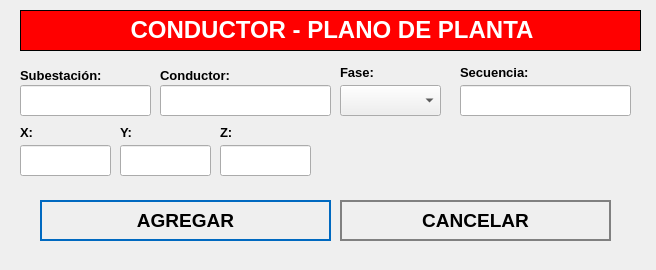
<?xml version="1.0" encoding="UTF-8"?>
<ui version="4.0">
 <class>NewBook</class>
 <widget class="QWidget" name="NewBook">
  <property name="geometry">
   <rect>
    <x>0</x>
    <y>0</y>
    <width>656</width>
    <height>270</height>
   </rect>
  </property>
  <property name="windowTitle">
   <string>Nuevo Registro</string>
  </property>
  <property name="styleSheet">
   <string notr="true">QPushButton
{	
	height: 2em;
 	border-style: solid;
	border-width: 2px;
 	border-color: grey;
	font-weight: bold;
}

QPushButton:hover
{
   	background-color:grey;
	color:white;
}</string>
  </property>
  <widget class="QLabel" name="label">
   <property name="geometry">
    <rect>
     <x>20</x>
     <y>10</y>
     <width>621</width>
     <height>41</height>
    </rect>
   </property>
   <property name="font">
    <font>
     <underline>false</underline>
    </font>
   </property>
   <property name="autoFillBackground">
    <bool>false</bool>
   </property>
   <property name="styleSheet">
    <string notr="true">background-color: red;</string>
   </property>
   <property name="frameShape">
    <enum>QFrame::Box</enum>
   </property>
   <property name="text">
    <string>&lt;html&gt;&lt;head/&gt;&lt;body&gt;&lt;p align=&quot;center&quot;&gt;&lt;span style=&quot; font-size:18pt; font-weight:600; color:#ffffff;&quot;&gt;CONDUCTOR - PLANO DE PLANTA&lt;/span&gt;&lt;/p&gt;&lt;/body&gt;&lt;/html&gt;</string>
   </property>
  </widget>
  <widget class="QPushButton" name="addButton">
   <property name="geometry">
    <rect>
     <x>40</x>
     <y>200</y>
     <width>291</width>
     <height>41</height>
    </rect>
   </property>
   <property name="font">
    <font>
     <pointsize>14</pointsize>
     <weight>75</weight>
     <bold>true</bold>
    </font>
   </property>
   <property name="cursor">
    <cursorShape>PointingHandCursor</cursorShape>
   </property>
   <property name="styleSheet">
    <string notr="true">QPushButton
{	
	height: 2em;
 	border-style: solid;
	border-width: 2px;
 	border-color: #0069c0;
	font-weight: bold;
}

QPushButton:hover
{
   	background-color:#0069c0;
	color:white;
}</string>
   </property>
   <property name="text">
    <string>AGREGAR</string>
   </property>
   <property name="icon">
    <iconset>
     <normaloff>../assets/icons/add-icon.png</normaloff>../assets/icons/add-icon.png</iconset>
   </property>
   <property name="iconSize">
    <size>
     <width>30</width>
     <height>30</height>
    </size>
   </property>
   <property name="autoDefault">
    <bool>true</bool>
   </property>
   <property name="default">
    <bool>true</bool>
   </property>
   <property name="flat">
    <bool>true</bool>
   </property>
  </widget>
  <widget class="QPushButton" name="cancelButton">
   <property name="geometry">
    <rect>
     <x>340</x>
     <y>200</y>
     <width>271</width>
     <height>41</height>
    </rect>
   </property>
   <property name="font">
    <font>
     <pointsize>14</pointsize>
     <weight>75</weight>
     <bold>true</bold>
    </font>
   </property>
   <property name="cursor">
    <cursorShape>PointingHandCursor</cursorShape>
   </property>
   <property name="styleSheet">
    <string notr="true">QPushButton
{	
	height: 2em;
 	border-style: solid;
	border-width: 2px;
 	border-color: grey;
	font-weight: bold;
}

QPushButton:hover
{
   	background-color:grey;
	color:white;
}</string>
   </property>
   <property name="text">
    <string>CANCELAR</string>
   </property>
   <property name="icon">
    <iconset>
     <normaloff>../assets/icons/cancel-icon.png</normaloff>../assets/icons/cancel-icon.png</iconset>
   </property>
   <property name="iconSize">
    <size>
     <width>30</width>
     <height>30</height>
    </size>
   </property>
   <property name="autoDefault">
    <bool>true</bool>
   </property>
   <property name="default">
    <bool>true</bool>
   </property>
   <property name="flat">
    <bool>true</bool>
   </property>
  </widget>
  <widget class="QComboBox" name="cbFase">
   <property name="geometry">
    <rect>
     <x>340</x>
     <y>85</y>
     <width>101</width>
     <height>31</height>
    </rect>
   </property>
   <property name="font">
    <font>
     <pointsize>12</pointsize>
    </font>
   </property>
   <property name="editable">
    <bool>false</bool>
   </property>
  </widget>
  <widget class="QLabel" name="label_horaSalida_2">
   <property name="geometry">
    <rect>
     <x>120</x>
     <y>120</y>
     <width>81</width>
     <height>25</height>
    </rect>
   </property>
   <property name="text">
    <string>&lt;html&gt;&lt;head/&gt;&lt;body&gt;&lt;p&gt;&lt;span style=&quot; font-size:10pt; font-weight:600;&quot;&gt;Y:&lt;/span&gt;&lt;/p&gt;&lt;/body&gt;&lt;/html&gt;</string>
   </property>
  </widget>
  <widget class="QLineEdit" name="inputConductor">
   <property name="geometry">
    <rect>
     <x>160</x>
     <y>85</y>
     <width>171</width>
     <height>31</height>
    </rect>
   </property>
   <property name="font">
    <font>
     <pointsize>12</pointsize>
    </font>
   </property>
  </widget>
  <widget class="QLineEdit" name="inputCodigo">
   <property name="geometry">
    <rect>
     <x>20</x>
     <y>85</y>
     <width>131</width>
     <height>31</height>
    </rect>
   </property>
   <property name="font">
    <font>
     <pointsize>12</pointsize>
    </font>
   </property>
  </widget>
  <widget class="QLabel" name="label_autoriza">
   <property name="geometry">
    <rect>
     <x>20</x>
     <y>65</y>
     <width>101</width>
     <height>21</height>
    </rect>
   </property>
   <property name="text">
    <string>&lt;html&gt;&lt;head/&gt;&lt;body&gt;&lt;p&gt;&lt;span style=&quot; font-size:10pt; font-weight:600;&quot;&gt;Subestación:&lt;/span&gt;&lt;/p&gt;&lt;/body&gt;&lt;/html&gt;</string>
   </property>
  </widget>
  <widget class="QLabel" name="label_area_2">
   <property name="geometry">
    <rect>
     <x>160</x>
     <y>65</y>
     <width>171</width>
     <height>21</height>
    </rect>
   </property>
   <property name="text">
    <string>&lt;html&gt;&lt;head/&gt;&lt;body&gt;&lt;p&gt;&lt;span style=&quot; font-size:10pt; font-weight:600;&quot;&gt;Conductor:&lt;/span&gt;&lt;/p&gt;&lt;/body&gt;&lt;/html&gt;</string>
   </property>
  </widget>
  <widget class="QLabel" name="label_motivoVisita_4">
   <property name="geometry">
    <rect>
     <x>340</x>
     <y>60</y>
     <width>101</width>
     <height>25</height>
    </rect>
   </property>
   <property name="text">
    <string>&lt;html&gt;&lt;head/&gt;&lt;body&gt;&lt;p&gt;&lt;span style=&quot; font-size:10pt; font-weight:600;&quot;&gt;Fase:&lt;/span&gt;&lt;/p&gt;&lt;/body&gt;&lt;/html&gt;</string>
   </property>
  </widget>
  <widget class="QLabel" name="label_horaIngreso_4">
   <property name="geometry">
    <rect>
     <x>460</x>
     <y>60</y>
     <width>111</width>
     <height>25</height>
    </rect>
   </property>
   <property name="text">
    <string>&lt;html&gt;&lt;head/&gt;&lt;body&gt;&lt;p&gt;&lt;span style=&quot; font-size:10pt; font-weight:600;&quot;&gt;Secuencia:&lt;/span&gt;&lt;/p&gt;&lt;/body&gt;&lt;/html&gt;</string>
   </property>
  </widget>
  <widget class="QLineEdit" name="inputSecuencia">
   <property name="geometry">
    <rect>
     <x>460</x>
     <y>85</y>
     <width>171</width>
     <height>31</height>
    </rect>
   </property>
   <property name="font">
    <font>
     <pointsize>12</pointsize>
    </font>
   </property>
  </widget>
  <widget class="QLineEdit" name="inputZ">
   <property name="geometry">
    <rect>
     <x>220</x>
     <y>145</y>
     <width>91</width>
     <height>31</height>
    </rect>
   </property>
   <property name="font">
    <font>
     <pointsize>12</pointsize>
    </font>
   </property>
   <property name="maxLength">
    <number>14</number>
   </property>
  </widget>
  <widget class="QLineEdit" name="inputY">
   <property name="geometry">
    <rect>
     <x>120</x>
     <y>145</y>
     <width>91</width>
     <height>31</height>
    </rect>
   </property>
   <property name="font">
    <font>
     <pointsize>12</pointsize>
    </font>
   </property>
   <property name="maxLength">
    <number>14</number>
   </property>
  </widget>
  <widget class="QLineEdit" name="inputX">
   <property name="geometry">
    <rect>
     <x>20</x>
     <y>145</y>
     <width>91</width>
     <height>31</height>
    </rect>
   </property>
   <property name="font">
    <font>
     <pointsize>12</pointsize>
    </font>
   </property>
   <property name="maxLength">
    <number>14</number>
   </property>
  </widget>
  <widget class="QLabel" name="label_horaIngreso_2">
   <property name="geometry">
    <rect>
     <x>20</x>
     <y>120</y>
     <width>71</width>
     <height>25</height>
    </rect>
   </property>
   <property name="text">
    <string>&lt;html&gt;&lt;head/&gt;&lt;body&gt;&lt;p&gt;&lt;span style=&quot; font-size:10pt; font-weight:600;&quot;&gt;X:&lt;/span&gt;&lt;/p&gt;&lt;/body&gt;&lt;/html&gt;</string>
   </property>
  </widget>
  <widget class="QLabel" name="label_motivoVisita_2">
   <property name="geometry">
    <rect>
     <x>220</x>
     <y>120</y>
     <width>91</width>
     <height>25</height>
    </rect>
   </property>
   <property name="text">
    <string>&lt;html&gt;&lt;head/&gt;&lt;body&gt;&lt;p&gt;&lt;span style=&quot; font-size:10pt; font-weight:600;&quot;&gt;Z:&lt;/span&gt;&lt;/p&gt;&lt;/body&gt;&lt;/html&gt;</string>
   </property>
  </widget>
 </widget>
 <tabstops>
  <tabstop>addButton</tabstop>
  <tabstop>cancelButton</tabstop>
 </tabstops>
 <resources/>
 <connections/>
</ui>
